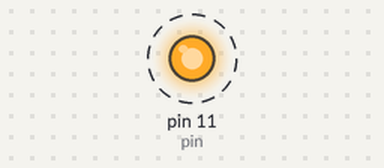
This program was run on a simulated Raspberry Pi (header pin numbers). On the bench: output pins drawn as LEDs (lit = HIGH). Dashed ring = blinking.

Above: at 0.5 s.
Timing chart, 0 to 4.6 s (numbered marks = the images above):
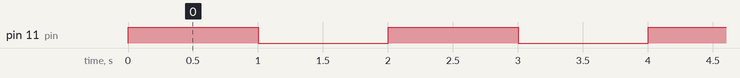

Measured:
- by itself, pin 11 (pin): alternates HIGH for 1.0 s and LOW for 1.0 s

The program:

led.py
```python
import RPi.GPIO as GPIO
import time
#IMPORTING LIBRARIES


GPIO.setmode(GPIO.BOARD)
# Use physical pin numbering

pin=11
GPIO.setup(pin, GPIO.OUT,initial=GPIO.LOW)
# Set pin 11 to be an output pin and set initial value to low (off)


while True:
    GPIO.output(pin,GPIO.HIGH) #Turn On
    time.sleep(1)
    GPIO.output(pin,GPIO.LOW) #Turn Off
    time.sleep(1)

GPIO.output(pin,GPIO.LOW)
GPIO.cleanup()
```
